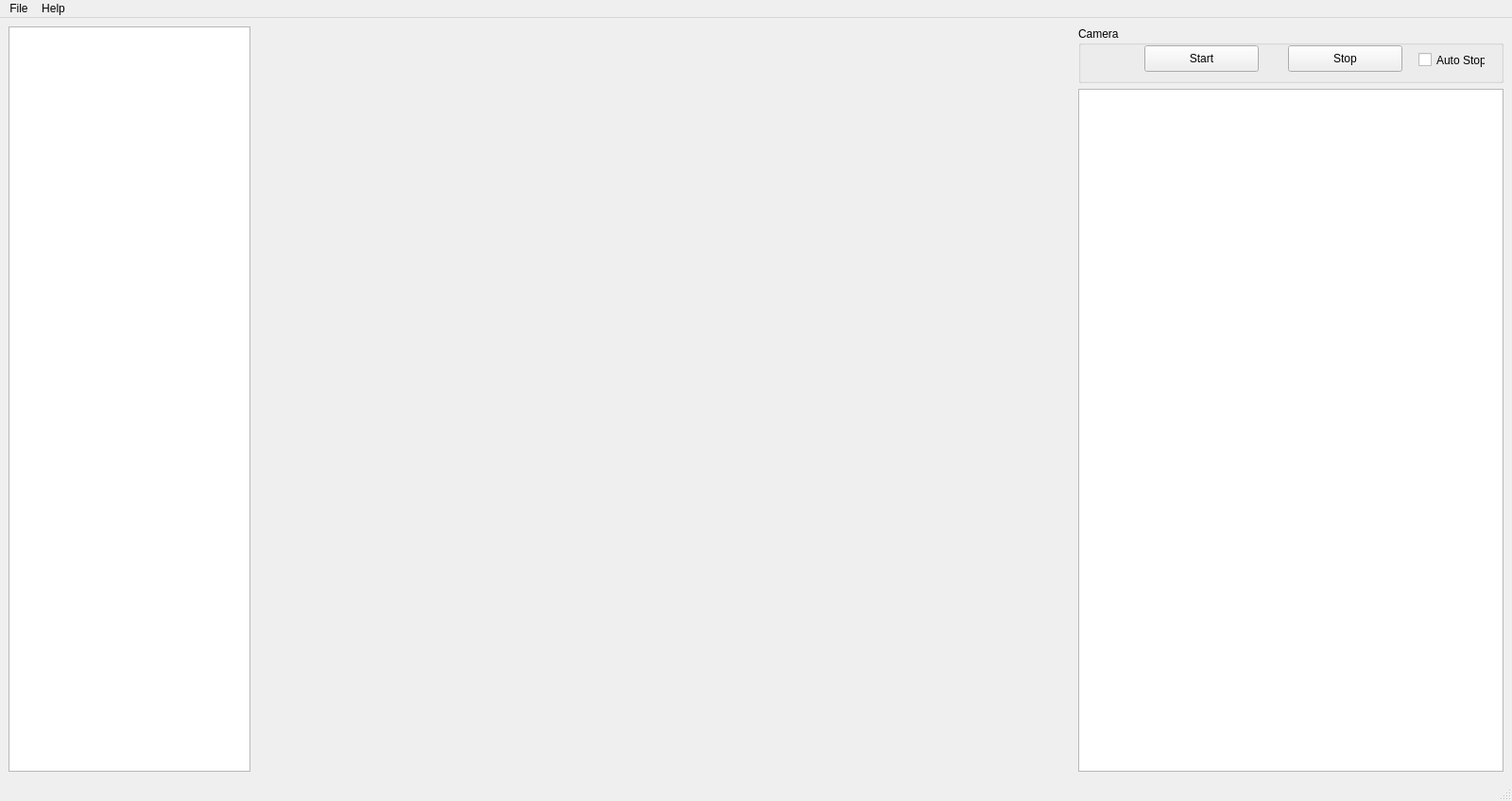
<?xml version="1.0" encoding="UTF-8"?>
<ui version="4.0">
 <class>MainWindow</class>
 <widget class="QMainWindow" name="MainWindow">
  <property name="geometry">
   <rect>
    <x>0</x>
    <y>0</y>
    <width>1600</width>
    <height>848</height>
   </rect>
  </property>
  <property name="sizePolicy">
   <sizepolicy hsizetype="Maximum" vsizetype="Maximum">
    <horstretch>0</horstretch>
    <verstretch>0</verstretch>
   </sizepolicy>
  </property>
  <property name="minimumSize">
   <size>
    <width>1600</width>
    <height>848</height>
   </size>
  </property>
  <property name="maximumSize">
   <size>
    <width>16777215</width>
    <height>16777215</height>
   </size>
  </property>
  <property name="windowTitle">
   <string>Dynamsoft Label Recognizer</string>
  </property>
  <property name="accessibleName">
   <string>Dynamsoft Label Recognizer</string>
  </property>
  <property name="tabShape">
   <enum>QTabWidget::Rounded</enum>
  </property>
  <widget class="QWidget" name="centralwidget">
   <property name="sizePolicy">
    <sizepolicy hsizetype="Preferred" vsizetype="Preferred">
     <horstretch>0</horstretch>
     <verstretch>0</verstretch>
    </sizepolicy>
   </property>
   <layout class="QGridLayout" name="gridLayout">
    <item row="0" column="2">
     <widget class="QGroupBox" name="groupBox_camera">
      <property name="sizePolicy">
       <sizepolicy hsizetype="Maximum" vsizetype="Preferred">
        <horstretch>0</horstretch>
        <verstretch>0</verstretch>
       </sizepolicy>
      </property>
      <property name="minimumSize">
       <size>
        <width>450</width>
        <height>60</height>
       </size>
      </property>
      <property name="title">
       <string>Camera</string>
      </property>
      <widget class="QPushButton" name="pushButton_open">
       <property name="geometry">
        <rect>
         <x>70</x>
         <y>20</y>
         <width>121</width>
         <height>28</height>
        </rect>
       </property>
       <property name="text">
        <string>Start</string>
       </property>
      </widget>
      <widget class="QPushButton" name="pushButton_stop">
       <property name="geometry">
        <rect>
         <x>222</x>
         <y>20</y>
         <width>121</width>
         <height>28</height>
        </rect>
       </property>
       <property name="text">
        <string>Stop</string>
       </property>
      </widget>
      <widget class="QCheckBox" name="checkBox_autostop">
       <property name="geometry">
        <rect>
         <x>360</x>
         <y>20</y>
         <width>71</width>
         <height>31</height>
        </rect>
       </property>
       <property name="text">
        <string>Auto Stop</string>
       </property>
      </widget>
     </widget>
    </item>
    <item row="0" column="0" rowspan="2">
     <widget class="QListWidget" name="listWidget">
      <property name="sizePolicy">
       <sizepolicy hsizetype="Fixed" vsizetype="Expanding">
        <horstretch>0</horstretch>
        <verstretch>0</verstretch>
       </sizepolicy>
      </property>
     </widget>
    </item>
    <item row="0" column="1" rowspan="2">
     <widget class="QLabel" name="label">
      <property name="sizePolicy">
       <sizepolicy hsizetype="Expanding" vsizetype="Expanding">
        <horstretch>0</horstretch>
        <verstretch>0</verstretch>
       </sizepolicy>
      </property>
      <property name="minimumSize">
       <size>
        <width>800</width>
        <height>800</height>
       </size>
      </property>
      <property name="maximumSize">
       <size>
        <width>16777215</width>
        <height>16777215</height>
       </size>
      </property>
      <property name="mouseTracking">
       <bool>true</bool>
      </property>
      <property name="text">
       <string/>
      </property>
     </widget>
    </item>
    <item row="1" column="2">
     <widget class="QTextEdit" name="textEdit_results">
      <property name="sizePolicy">
       <sizepolicy hsizetype="Maximum" vsizetype="Expanding">
        <horstretch>0</horstretch>
        <verstretch>0</verstretch>
       </sizepolicy>
      </property>
      <property name="minimumSize">
       <size>
        <width>450</width>
        <height>200</height>
       </size>
      </property>
      <property name="documentTitle">
       <string/>
      </property>
     </widget>
    </item>
   </layout>
  </widget>
  <widget class="QMenuBar" name="menubar">
   <property name="geometry">
    <rect>
     <x>0</x>
     <y>0</y>
     <width>1600</width>
     <height>21</height>
    </rect>
   </property>
   <widget class="QMenu" name="menuAbout">
    <property name="title">
     <string>File</string>
    </property>
    <addaction name="actionOpen_File"/>
    <addaction name="actionOpen_Folder"/>
    <addaction name="actionExport_template"/>
   </widget>
   <widget class="QMenu" name="menuHelp">
    <property name="title">
     <string>Help</string>
    </property>
    <addaction name="actionAbout"/>
    <addaction name="actionEnter_License_Key"/>
   </widget>
   <addaction name="menuAbout"/>
   <addaction name="menuHelp"/>
  </widget>
  <widget class="QStatusBar" name="statusbar"/>
  <action name="actionAbout">
   <property name="text">
    <string>About</string>
   </property>
  </action>
  <action name="actionOpen_File">
   <property name="text">
    <string>Open File...</string>
   </property>
  </action>
  <action name="actionOpen_Folder">
   <property name="text">
    <string>Open Folder...</string>
   </property>
  </action>
  <action name="actionExport_template">
   <property name="text">
    <string>Save Template</string>
   </property>
  </action>
  <action name="actionEnter_License_Key">
   <property name="text">
    <string>Enter License Key</string>
   </property>
  </action>
 </widget>
 <resources/>
 <connections/>
</ui>
